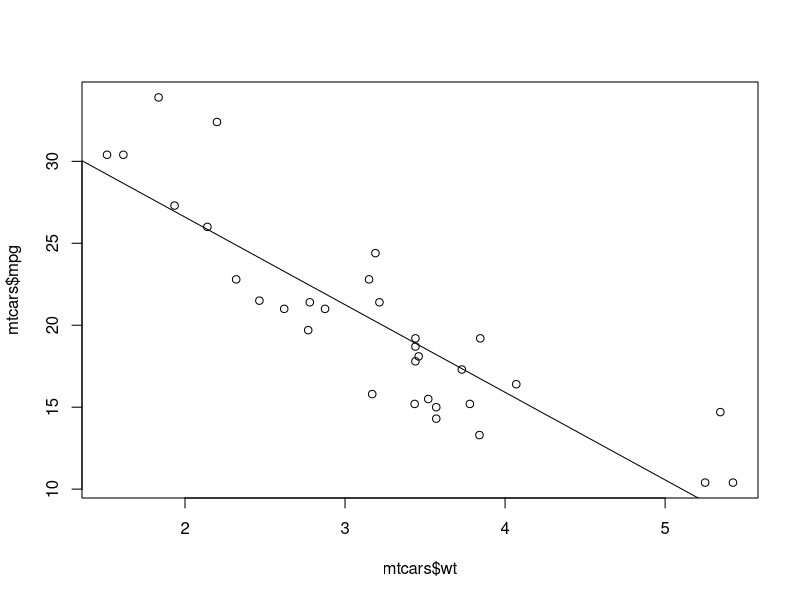
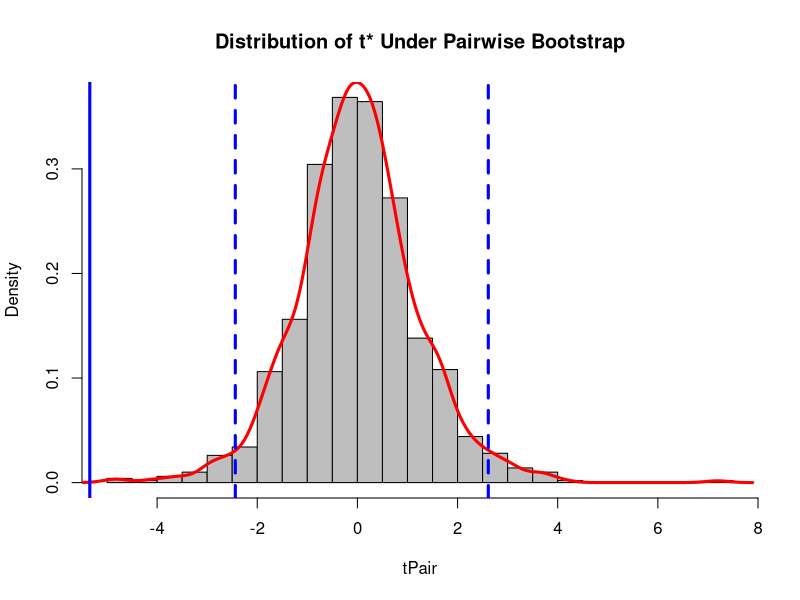
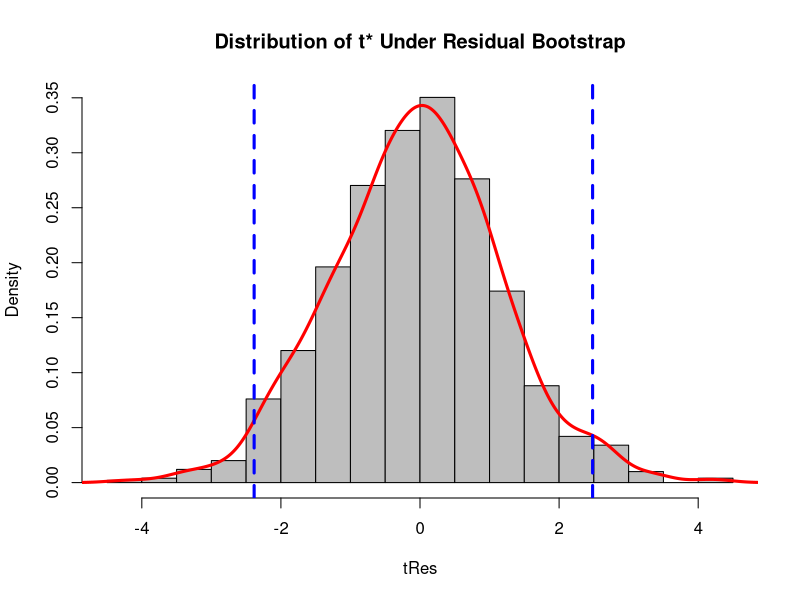
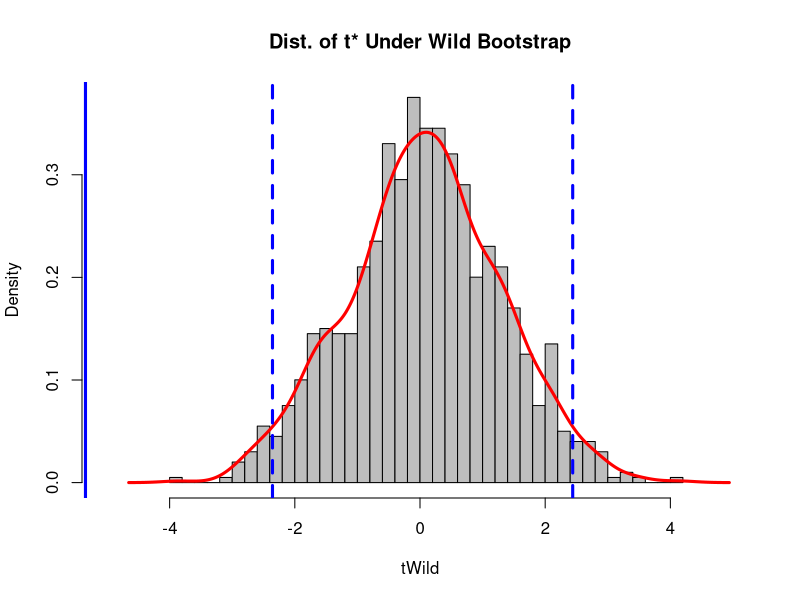

The R script that drew these images, in order:
## Chris Daigle
## In class Lab: Wk6D2

#Bootstrapping ####

# Sample Model ####
plot(mtcars$wt, mtcars$mpg)
x <- mtcars$wt
y <- mtcars$mpg

reg <- lm(y ~ x)
abline(reg)

bHat <- reg$coefficients[2]
aHat <- reg$coefficients[1]
n <- nrow(mtcars)
num <- sum(((x - mean(x)) ^ 2) * (reg$residuals^2))/n
den <- sum((x-mean(x))^2)/(n-1)
se <- sqrt(num)/den

t <- sqrt(n) * bHat / se

# Pairwise Bootstrap ####
B <- 999
bPair <- rep(NA, B)
tPair <- rep(NA, B)

for (b in 1:B) {
  
  index <- sample(1:nrow(mtcars), size = n, replace = TRUE)
  xPair <- mtcars$wt[index]
  yPair <- mtcars$mpg[index]
  
  regPair <- lm(yPair ~ xPair)
  bPair[b] <- regPair$coefficients[2]
  
  numPair <- sum(((xPair - mean(xPair)) ^ 2) * (regPair$residuals ^ 2)) / n
  denPair <- sum((xPair - mean(xPair)) ^ 2) / (n - 1)
  sePair <- sqrt(numPair) / denPair
  
  tPair[b] <- sqrt(n) * (bPair[b] - bHat) / sePair
}

tPair <- sort(tPair)

hist(tPair, breaks = 30, probability = TRUE, col = "grey", 
     main = "Distribution of t* Under Pairwise Bootstrap")
lines(density(tPair), col = "red", lwd = 3)
critPair <- c(tPair[25], tPair[975])
abline(v = c(critPair, bHat), col = c("blue"), lty = c(2, 2, 1), lwd = 3)
cat(paste("The coefficient of intrest is", round(bHat, 3), 
          "and the t-statistic is", round(t, 3), "."))
cat(paste("The 95% critical values are", round(critPair[1], 3), 
          "and", round(critPair[2], 3), "."))

# Residual Bootstrap ####
bRes <- rep(NA, B)
tRes <- rep(NA, B)

for (b in 1:B) {
  index <- sample(1:nrow(mtcars), size = n, replace = TRUE)
  xRes <- x
  uRes <- reg$residuals[index]
  yRes <- aHat + bHat * xRes + uRes
  
  regRes <- lm(yRes ~ xRes)
  bRes[b] <- regRes$coefficients[2]
  
  
  numRes <- sum(((xRes - mean(xRes)) ^ 2) * (regRes$residuals ^ 2)) / n
  denRes <- sum((xRes - mean(xRes)) ^ 2) / (n - 1)
  seRes <- sqrt(numRes) / denRes
  
  tRes[b] <- sqrt(n) * (bRes[b] - bHat) / seRes
}

tRes <- sort(tRes)

hist(tRes, breaks = 30, probability = TRUE, col= "grey", 
     main = "Distribution of t* Under Residual Bootstrap")
lines(density(tRes), col = "red", lwd = 3)
critRes <- c(tRes[25], tRes[975])
abline(v = c(critRes, bHat), col = c("blue"), lty = c(2, 2, 1), lwd = 3)
cat(paste("The coefficient of intrest is", round(bHat, 3), 
          "and the t-statistic is", round(t, 3), "."))
cat(paste("The 95% critical values are", round(critRes[1], 3), 
          "and", round(critRes[2], 3), "."))

# Wild Bootstrap ####
bWild <- rep(NA, B)
tWild <- rep(NA, B)

for (b in 1:B) {
  sig <- sample(c(-1, 1), size = n, replace = TRUE)
  xWild <- x
  uWild <- reg$residuals*sig
  yWild <- aHat + bHat * xWild + uWild
  
  regWild <- lm(yWild ~ xWild)
  bWild[b] <- regWild$coefficients[2]
  
  numWild <- sum(((xWild - mean(xWild)) ^ 2) * (regWild$residuals ^ 2)) / n
  denWild <- sum((xWild - mean(xWild)) ^ 2) / (n - 1)
  seWild <- sqrt(numWild)/ denWild
  
  tWild[b] <- (sqrt(n) * (bWild[b] - bHat)) / seWild
}

tWild <- sort(tWild)
hist(tWild, breaks = 30, probability = TRUE, col = "grey", 
     main = "Dist. of t* Under Wild Bootstrap", xlim = c(-5, 5))
lines(density(tWild), col = "red", lwd = 3)
critWild <- c(tWild[25], tWild[975])
abline(v = c(critWild, bHat), col = c("blue"), lty = c(2, 2, 1), lwd = 3)
cat(paste("The coefficient of intrest is", round(bHat, 3), 
            "and the t-statistic is", round(t, 3), "."))
cat(paste("The 95% critical values are", round(critWild[1], 3), 
            "and", round(critWild[2], 3), "."))
